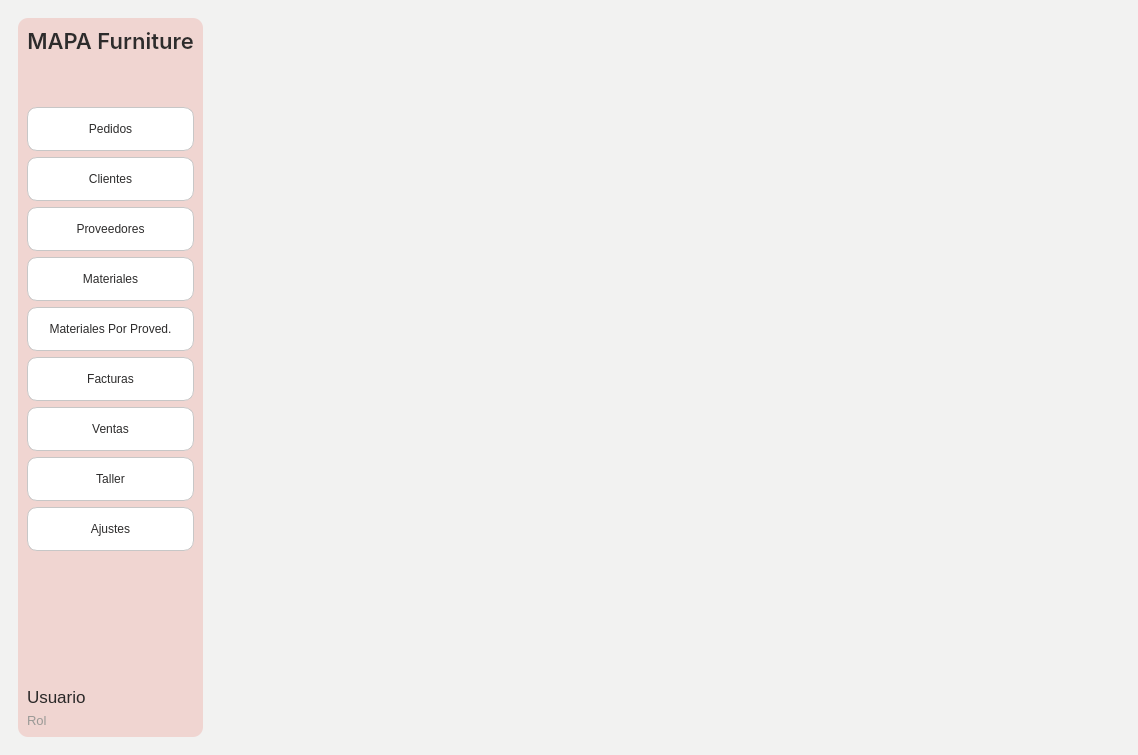
<?xml version="1.0" encoding="UTF-8"?>
<ui version="4.0">
 <class>MainWindow</class>
 <widget class="QMainWindow" name="MainWindow">
  <property name="geometry">
   <rect>
    <x>0</x>
    <y>0</y>
    <width>1138</width>
    <height>755</height>
   </rect>
  </property>
  <property name="minimumSize">
   <size>
    <width>0</width>
    <height>0</height>
   </size>
  </property>
  <property name="windowTitle">
   <string>MainWindow</string>
  </property>
  <widget class="QWidget" name="centralwidget">
   <property name="styleSheet">
    <string notr="true">background-color: rgb(242, 242, 241);</string>
   </property>
   <layout class="QGridLayout" name="gridLayout_2">
    <item row="0" column="1">
     <widget class="QFrame" name="frame">
      <property name="styleSheet">
       <string notr="true">border:none;
font-family:&quot;Inter&quot;, sans-serif;</string>
      </property>
      <property name="frameShape">
       <enum>QFrame::StyledPanel</enum>
      </property>
      <property name="frameShadow">
       <enum>QFrame::Raised</enum>
      </property>
      <layout class="QGridLayout" name="gridLayout_3">
       <item row="0" column="0">
        <layout class="QGridLayout" name="gridLayout" columnstretch="1,5">
         <item row="0" column="1">
          <widget class="QFrame" name="frame_3">
           <property name="styleSheet">
            <string notr="true">QComboBox{
		background-color:rgb(255, 255, 255);
		border:1px solid rgb(100,100,100);
		color:rgb(50,50,50);

}

QPushButton{
		background-color: rgb(255, 255, 255);	
		border:1px solid #c7c7c7;
		border-radius:7px;
		background-color:rgb(246, 245, 244);
}

QPushButton:hover{
		background-color:#c7c7c7;
		border:1px solid rgb(255,255,255);
}
</string>
           </property>
           <property name="frameShape">
            <enum>QFrame::StyledPanel</enum>
           </property>
           <property name="frameShadow">
            <enum>QFrame::Raised</enum>
           </property>
           <property name="lineWidth">
            <number>1</number>
           </property>
           <layout class="QGridLayout" name="gridLayout_4">
            <item row="0" column="0">
             <layout class="QVBoxLayout" name="ly_contenedor"/>
            </item>
           </layout>
          </widget>
         </item>
         <item row="0" column="0">
          <widget class="QFrame" name="frame_2">
           <property name="styleSheet">
            <string notr="true">background-color: rgb(240, 213, 209);
border-radius:10%;
color: rgb(45, 44, 44);</string>
           </property>
           <property name="frameShape">
            <enum>QFrame::StyledPanel</enum>
           </property>
           <property name="frameShadow">
            <enum>QFrame::Raised</enum>
           </property>
           <layout class="QVBoxLayout" name="verticalLayout">
            <item>
             <widget class="QLabel" name="label">
              <property name="maximumSize">
               <size>
                <width>16777215</width>
                <height>16777215</height>
               </size>
              </property>
              <property name="font">
               <font>
                <family>Inter</family>
                <pointsize>-1</pointsize>
                <weight>63</weight>
                <bold>true</bold>
               </font>
              </property>
              <property name="autoFillBackground">
               <bool>false</bool>
              </property>
              <property name="styleSheet">
               <string notr="true">border-bottom-color:1px solid rgb(119, 118, 123);
font-weight:500;
font-size:22px;</string>
              </property>
              <property name="text">
               <string>MAPA Furniture</string>
              </property>
              <property name="alignment">
               <set>Qt::AlignBottom|Qt::AlignHCenter</set>
              </property>
              <property name="margin">
               <number>27</number>
              </property>
              <property name="indent">
               <number>-1</number>
              </property>
             </widget>
            </item>
            <item>
             <widget class="QLabel" name="label_2">
              <property name="frameShape">
               <enum>QFrame::NoFrame</enum>
              </property>
              <property name="text">
               <string/>
              </property>
              <property name="pixmap">
               <pixmap>../../../../../../../../../../Recursos/Logo-MAPA.ico</pixmap>
              </property>
              <property name="alignment">
               <set>Qt::AlignCenter</set>
              </property>
             </widget>
            </item>
            <item>
             <spacer name="verticalSpacer_2">
              <property name="orientation">
               <enum>Qt::Vertical</enum>
              </property>
              <property name="sizeType">
               <enum>QSizePolicy::Fixed</enum>
              </property>
              <property name="sizeHint" stdset="0">
               <size>
                <width>12</width>
                <height>26</height>
               </size>
              </property>
             </spacer>
            </item>
            <item>
             <widget class="QPushButton" name="bt_vista_previa_pedidos">
              <property name="minimumSize">
               <size>
                <width>0</width>
                <height>44</height>
               </size>
              </property>
              <property name="cursor">
               <cursorShape>PointingHandCursor</cursorShape>
              </property>
              <property name="styleSheet">
               <string notr="true">QPushButton{
		background-color: rgb(255, 255, 255);	
		border:1px solid #c7c7c7;

}

QPushButton:hover{
		background-color:#c7c7c7;
		border:1px solid rgb(255,255,255);
}
</string>
              </property>
              <property name="text">
               <string>Pedidos</string>
              </property>
             </widget>
            </item>
            <item>
             <widget class="QPushButton" name="bt_clientes">
              <property name="minimumSize">
               <size>
                <width>0</width>
                <height>44</height>
               </size>
              </property>
              <property name="cursor">
               <cursorShape>PointingHandCursor</cursorShape>
              </property>
              <property name="styleSheet">
               <string notr="true">QPushButton{
		background-color: rgb(255, 255, 255);	
		border:1px solid #c7c7c7;

}

QPushButton:hover{
		background-color:#c7c7c7;
		border:1px solid rgb(255,255,255);
}
</string>
              </property>
              <property name="text">
               <string>Clientes</string>
              </property>
             </widget>
            </item>
            <item>
             <widget class="QPushButton" name="bt_proveedores">
              <property name="minimumSize">
               <size>
                <width>0</width>
                <height>44</height>
               </size>
              </property>
              <property name="cursor">
               <cursorShape>PointingHandCursor</cursorShape>
              </property>
              <property name="styleSheet">
               <string notr="true">QPushButton{
		background-color: rgb(255, 255, 255);	
		border:1px solid #c7c7c7;

}

QPushButton:hover{
		background-color:#c7c7c7;
		border:1px solid rgb(255,255,255);
}
</string>
              </property>
              <property name="text">
               <string>Proveedores</string>
              </property>
             </widget>
            </item>
            <item>
             <widget class="QPushButton" name="bt_materiales">
              <property name="enabled">
               <bool>true</bool>
              </property>
              <property name="minimumSize">
               <size>
                <width>44</width>
                <height>44</height>
               </size>
              </property>
              <property name="sizeIncrement">
               <size>
                <width>0</width>
                <height>0</height>
               </size>
              </property>
              <property name="cursor">
               <cursorShape>PointingHandCursor</cursorShape>
              </property>
              <property name="styleSheet">
               <string notr="true">QPushButton{
		background-color: rgb(255, 255, 255);	
		border:1px solid #c7c7c7;

}

QPushButton:hover{
		background-color:#c7c7c7;
		border:1px solid rgb(255,255,255);
}

</string>
              </property>
              <property name="text">
               <string>Materiales</string>
              </property>
              <property name="iconSize">
               <size>
                <width>19</width>
                <height>19</height>
               </size>
              </property>
              <property name="flat">
               <bool>false</bool>
              </property>
             </widget>
            </item>
            <item>
             <widget class="QPushButton" name="bt_materiales_por_proveedor">
              <property name="enabled">
               <bool>true</bool>
              </property>
              <property name="minimumSize">
               <size>
                <width>44</width>
                <height>44</height>
               </size>
              </property>
              <property name="sizeIncrement">
               <size>
                <width>0</width>
                <height>0</height>
               </size>
              </property>
              <property name="cursor">
               <cursorShape>PointingHandCursor</cursorShape>
              </property>
              <property name="styleSheet">
               <string notr="true">QPushButton{
		background-color: rgb(255, 255, 255);	
		border:1px solid #c7c7c7;

}

QPushButton:hover{
		background-color:#c7c7c7;
		border:1px solid rgb(255,255,255);
}

</string>
              </property>
              <property name="text">
               <string>Materiales Por Proved.</string>
              </property>
              <property name="iconSize">
               <size>
                <width>19</width>
                <height>19</height>
               </size>
              </property>
              <property name="flat">
               <bool>false</bool>
              </property>
             </widget>
            </item>
            <item>
             <widget class="QPushButton" name="bt_facturas">
              <property name="enabled">
               <bool>true</bool>
              </property>
              <property name="minimumSize">
               <size>
                <width>44</width>
                <height>44</height>
               </size>
              </property>
              <property name="sizeIncrement">
               <size>
                <width>0</width>
                <height>0</height>
               </size>
              </property>
              <property name="cursor">
               <cursorShape>PointingHandCursor</cursorShape>
              </property>
              <property name="styleSheet">
               <string notr="true">QPushButton{
		background-color: rgb(255, 255, 255);	
		border:1px solid #c7c7c7;

}

QPushButton:hover{
		background-color:#c7c7c7;
		border:1px solid rgb(255,255,255);
}

</string>
              </property>
              <property name="text">
               <string>Facturas</string>
              </property>
              <property name="iconSize">
               <size>
                <width>19</width>
                <height>19</height>
               </size>
              </property>
              <property name="flat">
               <bool>false</bool>
              </property>
             </widget>
            </item>
            <item>
             <widget class="QPushButton" name="bt_ventas">
              <property name="enabled">
               <bool>true</bool>
              </property>
              <property name="minimumSize">
               <size>
                <width>44</width>
                <height>44</height>
               </size>
              </property>
              <property name="sizeIncrement">
               <size>
                <width>0</width>
                <height>0</height>
               </size>
              </property>
              <property name="cursor">
               <cursorShape>PointingHandCursor</cursorShape>
              </property>
              <property name="styleSheet">
               <string notr="true">QPushButton{
		background-color: rgb(255, 255, 255);	
		border:1px solid #c7c7c7;

}

QPushButton:hover{
		background-color:#c7c7c7;
		border:1px solid rgb(255,255,255);
}

</string>
              </property>
              <property name="text">
               <string>Ventas</string>
              </property>
              <property name="iconSize">
               <size>
                <width>19</width>
                <height>19</height>
               </size>
              </property>
              <property name="flat">
               <bool>false</bool>
              </property>
             </widget>
            </item>
            <item>
             <widget class="QPushButton" name="bt_taller">
              <property name="enabled">
               <bool>true</bool>
              </property>
              <property name="minimumSize">
               <size>
                <width>44</width>
                <height>44</height>
               </size>
              </property>
              <property name="sizeIncrement">
               <size>
                <width>0</width>
                <height>0</height>
               </size>
              </property>
              <property name="cursor">
               <cursorShape>PointingHandCursor</cursorShape>
              </property>
              <property name="styleSheet">
               <string notr="true">QPushButton{
		background-color: rgb(255, 255, 255);	
		border:1px solid #c7c7c7;

}

QPushButton:hover{
		background-color:#c7c7c7;
		border:1px solid rgb(255,255,255);
}

</string>
              </property>
              <property name="text">
               <string>Taller</string>
              </property>
              <property name="iconSize">
               <size>
                <width>19</width>
                <height>19</height>
               </size>
              </property>
              <property name="flat">
               <bool>false</bool>
              </property>
             </widget>
            </item>
            <item>
             <widget class="QPushButton" name="bt_ajustes">
              <property name="minimumSize">
               <size>
                <width>0</width>
                <height>44</height>
               </size>
              </property>
              <property name="cursor">
               <cursorShape>PointingHandCursor</cursorShape>
              </property>
              <property name="styleSheet">
               <string notr="true">QPushButton{
		background-color: rgb(255, 255, 255);	
		border:1px solid #c7c7c7;

}

QPushButton:hover{
		background-color:#c7c7c7;
		border:1px solid rgb(255,255,255);
}
</string>
              </property>
              <property name="text">
               <string>Ajustes</string>
              </property>
             </widget>
            </item>
            <item>
             <spacer name="verticalSpacer">
              <property name="orientation">
               <enum>Qt::Vertical</enum>
              </property>
              <property name="sizeHint" stdset="0">
               <size>
                <width>20</width>
                <height>48</height>
               </size>
              </property>
             </spacer>
            </item>
            <item>
             <widget class="QLabel" name="label_3">
              <property name="styleSheet">
               <string notr="true">font-family:&quot;Inter&quot;, sans-serif;
font-weight:300;
color: rgb(42, 40, 40);
font-size:17px;</string>
              </property>
              <property name="text">
               <string>Usuario</string>
              </property>
             </widget>
            </item>
            <item>
             <widget class="QLabel" name="label_4">
              <property name="styleSheet">
               <string notr="true">font-family:&quot;Inter&quot;, sans-serif;
font-weight:300;
color: rgb(154, 153, 150);
font-size:13px;</string>
              </property>
              <property name="text">
               <string>Rol</string>
              </property>
             </widget>
            </item>
           </layout>
          </widget>
         </item>
        </layout>
       </item>
      </layout>
     </widget>
    </item>
   </layout>
  </widget>
 </widget>
 <resources/>
 <connections/>
</ui>
